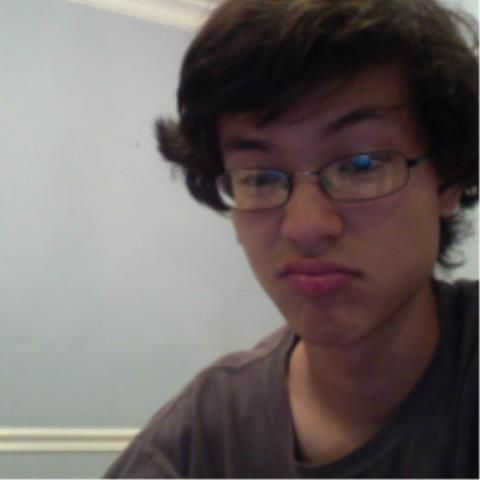
#> input picture augment/test.jpg, 480 x 480 px
$ python -i augment.py   (imports and definitions only)
#> lines starting #> are read from the running program, lines starting #| are printed output that depends on the picture
from PIL import Image, ImageOps
import numpy as np
from math import log

# [49 lines left out: functions rotator, color_temp, white_balancer, not called in this run]

def mirror(image):
    yield ImageOps.flip(image)
    yield ImageOps.mirror(image)

# [10 lines left out: functions noise, augment, not called in this run]

>>> import cv2
>>> picture = cv2.imread('test.jpg', cv2.IMREAD_GRAYSCALE)
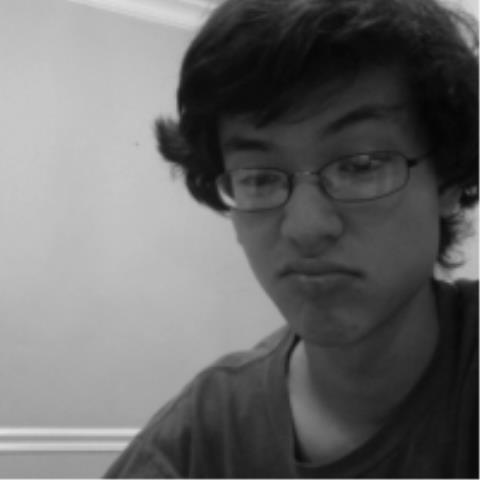
#> picture: shape (480, 480); min 5, max 237, mean 104.8
>>> result = augment(picture)
